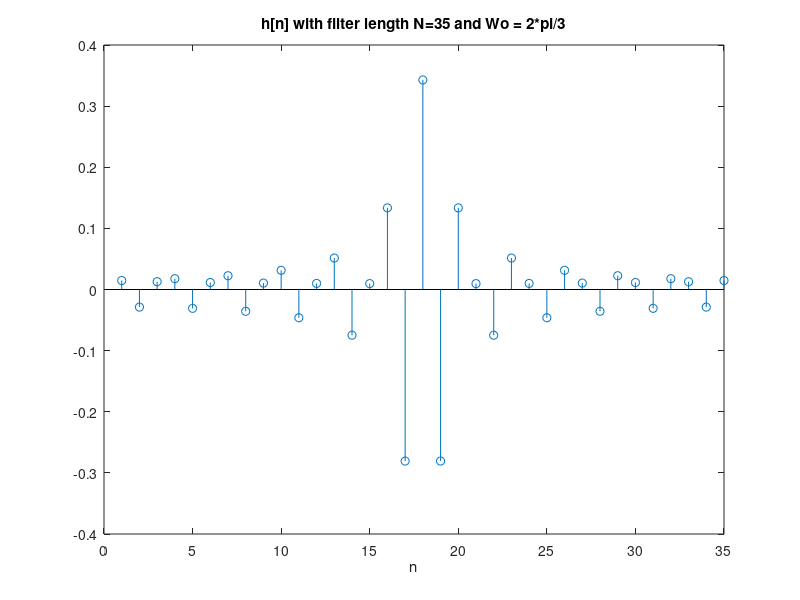
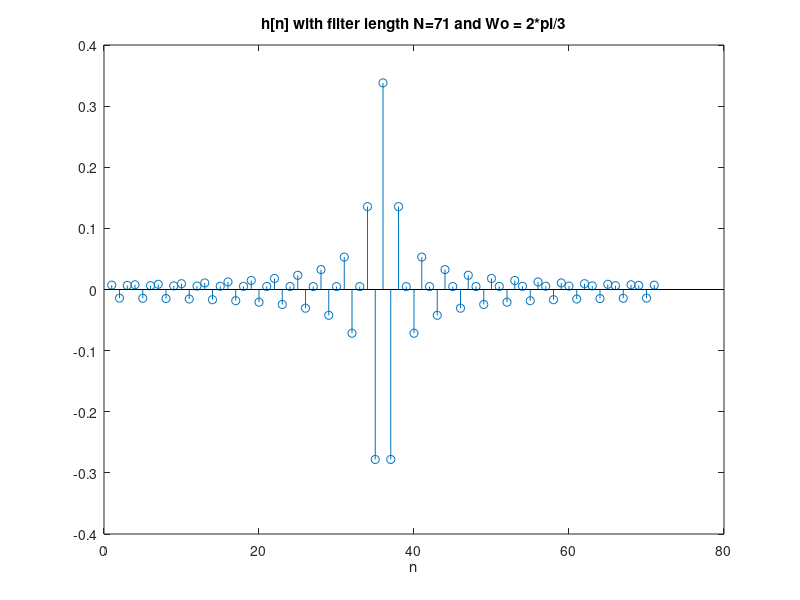
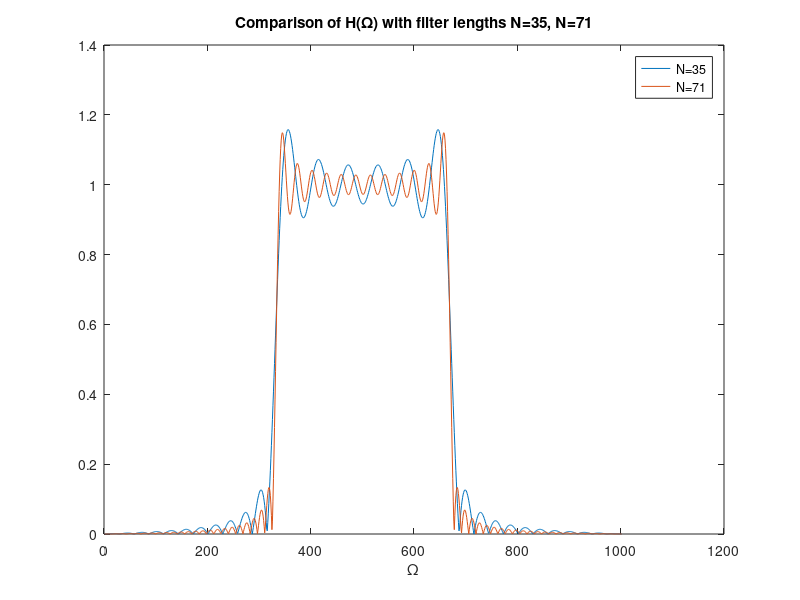

Write MATLAB code to recreate these figures, in order.
% Reza Aablue
% 500966944
% Section 05

% Problem C.1 (N=35)
N = 35; W = linspace (0,2*pi*(1-1/N),N);
H_d_35 = @ (W) (mod(W,2*pi)>(2/3)*pi).*(mod(W,2*pi)<2*pi-(2/3)*pi);
H_35 = H_d_35 (W);
H_35 = H_35.*exp(-1i*W*((N-1)/2));
H_35_real = real (ifft(H_35));

figure (1); stem (H_35_real);
title ('h[n] with filter length N=35 and Wo = 2*pi/3'); xlabel('n');

% Problem C.2 (H(\Omega), N=35)
H_35_ofF = freqz (H_35_real,1,0:2*pi/1001:2*pi);

% Problem C.4 (h[n], N=71)
N2=71; W2 = linspace (0,2*pi*(1-1/N2),N2);
H_d_71 = @ (W2) (mod(W2,2*pi)>(2/3)*pi).*(mod(W2,2*pi)<2*pi-(2/3)*pi);
H_71 = H_d_71 (W2);
H_71 = H_71.*exp(-1i*W2*((N2-1)/2));
H_71_real = real (ifft(H_71));

figure (2);
stem (H_71_real); title ('h[n] with filter length N=71 and Wo = 2*pi/3');
xlabel ('n');

% Problems C.2 and C.4 (H(\Omega), N=35 and N=71)
H_71_ofF = freqz (H_71_real,1,0:2*pi/1001:2*pi);

figure(3); plot (abs (H_35_ofF)); hold on;
plot (abs (H_71_ofF)); hold off; 
title ('Comparison of H(\Omega) with filter lengths N=35, N=71');
xlabel ('\Omega'); legend ('N=35','N=71');